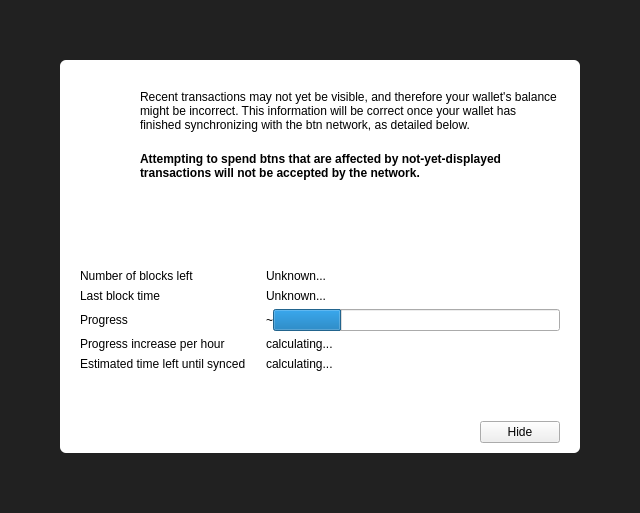
<?xml version="1.0" encoding="UTF-8"?>
<ui version="4.0">
 <class>ModalOverlay</class>
 <widget class="ModalOverlay" name="ModalOverlay">
  <property name="geometry">
   <rect>
    <x>0</x>
    <y>0</y>
    <width>640</width>
    <height>513</height>
   </rect>
  </property>
  <property name="windowTitle">
   <string>Form</string>
  </property>
  <layout class="QVBoxLayout" name="verticalLayout" stretch="0">
   <property name="sizeConstraint">
    <enum>QLayout::SetDefaultConstraint</enum>
   </property>
   <property name="leftMargin">
    <number>0</number>
   </property>
   <property name="topMargin">
    <number>0</number>
   </property>
   <property name="rightMargin">
    <number>0</number>
   </property>
   <property name="bottomMargin">
    <number>0</number>
   </property>
   <item>
    <widget class="QWidget" name="bgWidget" native="true">
     <property name="styleSheet">
      <string notr="true">#bgWidget { background: rgba(0,0,0,220); }</string>
     </property>
     <layout class="QVBoxLayout" name="verticalLayoutMain" stretch="0">
      <property name="leftMargin">
       <number>60</number>
      </property>
      <property name="topMargin">
       <number>60</number>
      </property>
      <property name="rightMargin">
       <number>60</number>
      </property>
      <property name="bottomMargin">
       <number>60</number>
      </property>
      <item>
       <widget class="QWidget" name="contentWidget" native="true">
        <property name="styleSheet">
         <string notr="true">#contentWidget { background: white; border-radius: 6px; }</string>
        </property>
        <layout class="QVBoxLayout" name="verticalLayout_3" stretch="1,0,0">
         <property name="spacing">
          <number>0</number>
         </property>
         <property name="leftMargin">
          <number>20</number>
         </property>
         <property name="topMargin">
          <number>10</number>
         </property>
         <property name="rightMargin">
          <number>20</number>
         </property>
         <property name="bottomMargin">
          <number>10</number>
         </property>
         <item>
          <widget class="QStackedWidget" name="stackedWidget">
           <property name="currentIndex">
            <number>0</number>
           </property>
           <widget class="QWidget" name="page">
            <layout class="QVBoxLayout" name="verticalLayout_2">
             <property name="spacing">
              <number>0</number>
             </property>
             <property name="leftMargin">
              <number>0</number>
             </property>
             <property name="topMargin">
              <number>0</number>
             </property>
             <property name="rightMargin">
              <number>0</number>
             </property>
             <property name="bottomMargin">
              <number>0</number>
             </property>
             <item>
              <layout class="QHBoxLayout" name="horizontalLayoutIconText" stretch="0,1">
               <property name="spacing">
                <number>20</number>
               </property>
               <property name="topMargin">
                <number>20</number>
               </property>
               <item>
                <layout class="QVBoxLayout" name="verticalLayoutIcon">
                 <item>
                  <widget class="QPushButton" name="warningIcon">
                   <property name="enabled">
                    <bool>false</bool>
                   </property>
                   <property name="text">
                    <string/>
                   </property>
                   <property name="icon">
                    <iconset>
                     <normaloff>:/icons/warning</normaloff>
                     <disabledoff>:/icons/warning</disabledoff>:/icons/warning</iconset>
                   </property>
                   <property name="iconSize">
                    <size>
                     <width>48</width>
                     <height>48</height>
                    </size>
                   </property>
                   <property name="flat">
                    <bool>true</bool>
                   </property>
                  </widget>
                 </item>
                 <item>
                  <spacer name="verticalSpacerWarningIcon">
                   <property name="orientation">
                    <enum>Qt::Vertical</enum>
                   </property>
                   <property name="sizeHint" stdset="0">
                    <size>
                     <width>20</width>
                     <height>40</height>
                    </size>
                   </property>
                  </spacer>
                 </item>
                </layout>
               </item>
               <item>
                <layout class="QVBoxLayout" name="verticalLayoutInfoText">
                 <property name="leftMargin">
                  <number>0</number>
                 </property>
                 <property name="topMargin">
                  <number>0</number>
                 </property>
                 <item>
                  <widget class="QLabel" name="infoText">
                   <property name="text">
                    <string>Recent transactions may not yet be visible, and therefore your wallet's balance might be incorrect. This information will be correct once your wallet has finished synchronizing with the btn network, as detailed below.</string>
                   </property>
                   <property name="textFormat">
                    <enum>Qt::RichText</enum>
                   </property>
                   <property name="wordWrap">
                    <bool>true</bool>
                   </property>
                  </widget>
                 </item>
                 <item>
                  <widget class="QLabel" name="infoTextStrong">
                   <property name="font">
                    <font>
                     <weight>75</weight>
                     <bold>true</bold>
                    </font>
                   </property>
                   <property name="text">
                    <string>Attempting to spend btns that are affected by not-yet-displayed transactions will not be accepted by the network.</string>
                   </property>
                   <property name="textFormat">
                    <enum>Qt::RichText</enum>
                   </property>
                   <property name="wordWrap">
                    <bool>true</bool>
                   </property>
                  </widget>
                 </item>
                 <item>
                  <spacer name="verticalSpacerInTextSpace">
                   <property name="orientation">
                    <enum>Qt::Vertical</enum>
                   </property>
                   <property name="sizeHint" stdset="0">
                    <size>
                     <width>20</width>
                     <height>40</height>
                    </size>
                   </property>
                  </spacer>
                 </item>
                </layout>
               </item>
              </layout>
             </item>
             <item>
              <layout class="QFormLayout" name="formLayout">
               <property name="fieldGrowthPolicy">
                <enum>QFormLayout::ExpandingFieldsGrow</enum>
               </property>
               <property name="horizontalSpacing">
                <number>20</number>
               </property>
               <property name="verticalSpacing">
                <number>6</number>
               </property>
               <property name="topMargin">
                <number>10</number>
               </property>
               <item row="0" column="0">
                <widget class="QLabel" name="labelNumberOfBlocksLeft">
                 <property name="font">
                  <font>
                   <weight>50</weight>
                   <bold>false</bold>
                  </font>
                 </property>
                 <property name="text">
                  <string>Number of blocks left</string>
                 </property>
                </widget>
               </item>
               <item row="0" column="1">
                <widget class="QLabel" name="numberOfBlocksLeft">
                 <property name="sizePolicy">
                  <sizepolicy hsizetype="Expanding" vsizetype="Preferred">
                   <horstretch>0</horstretch>
                   <verstretch>0</verstretch>
                  </sizepolicy>
                 </property>
                 <property name="text">
                  <string>Unknown...</string>
                 </property>
                </widget>
               </item>
               <item row="1" column="0">
                <widget class="QLabel" name="labelLastBlockTime">
                 <property name="font">
                  <font>
                   <weight>50</weight>
                   <bold>false</bold>
                  </font>
                 </property>
                 <property name="text">
                  <string>Last block time</string>
                 </property>
                </widget>
               </item>
               <item row="1" column="1">
                <widget class="QLabel" name="newestBlockDate">
                 <property name="sizePolicy">
                  <sizepolicy hsizetype="Expanding" vsizetype="Preferred">
                   <horstretch>0</horstretch>
                   <verstretch>0</verstretch>
                  </sizepolicy>
                 </property>
                 <property name="text">
                  <string>Unknown...</string>
                 </property>
                </widget>
               </item>
               <item row="2" column="0">
                <widget class="QLabel" name="labelSyncDone">
                 <property name="font">
                  <font>
                   <weight>50</weight>
                   <bold>false</bold>
                  </font>
                 </property>
                 <property name="text">
                  <string>Progress</string>
                 </property>
                </widget>
               </item>
               <item row="2" column="1">
                <layout class="QHBoxLayout" name="horizontalLayoutSync" stretch="0,1">
                 <item>
                  <widget class="QLabel" name="percentageProgress">
                   <property name="text">
                    <string notr="true">~</string>
                   </property>
                  </widget>
                 </item>
                 <item>
                  <widget class="QProgressBar" name="progressBar">
                   <property name="value">
                    <number>24</number>
                   </property>
                   <property name="format">
                    <string/>
                   </property>
                  </widget>
                 </item>
                </layout>
               </item>
               <item row="4" column="0">
                <widget class="QLabel" name="labelProgressIncrease">
                 <property name="font">
                  <font>
                   <weight>50</weight>
                   <bold>false</bold>
                  </font>
                 </property>
                 <property name="text">
                  <string>Progress increase per hour</string>
                 </property>
                </widget>
               </item>
               <item row="4" column="1">
                <widget class="QLabel" name="progressIncreasePerH">
                 <property name="sizePolicy">
                  <sizepolicy hsizetype="Expanding" vsizetype="Preferred">
                   <horstretch>0</horstretch>
                   <verstretch>0</verstretch>
                  </sizepolicy>
                 </property>
                 <property name="text">
                  <string>calculating...</string>
                 </property>
                </widget>
               </item>
               <item row="5" column="0">
                <widget class="QLabel" name="labelEstimatedTimeLeft">
                 <property name="font">
                  <font>
                   <weight>50</weight>
                   <bold>false</bold>
                  </font>
                 </property>
                 <property name="text">
                  <string>Estimated time left until synced</string>
                 </property>
                </widget>
               </item>
               <item row="5" column="1">
                <widget class="QLabel" name="expectedTimeLeft">
                 <property name="sizePolicy">
                  <sizepolicy hsizetype="Expanding" vsizetype="Preferred">
                   <horstretch>0</horstretch>
                   <verstretch>0</verstretch>
                  </sizepolicy>
                 </property>
                 <property name="text">
                  <string>calculating...</string>
                 </property>
                </widget>
               </item>
              </layout>
             </item>
            </layout>
           </widget>
           <widget class="QWidget" name="page_2">
            <layout class="QVBoxLayout" name="verticalLayout_4">
             <property name="spacing">
              <number>15</number>
             </property>
             <property name="topMargin">
              <number>40</number>
             </property>
             <property name="bottomMargin">
              <number>40</number>
             </property>
             <item>
              <layout class="QHBoxLayout" name="horizontalLayout_2">
               <item>
                <spacer name="horizontalSpacer_4">
                 <property name="orientation">
                  <enum>Qt::Horizontal</enum>
                 </property>
                 <property name="sizeHint" stdset="0">
                  <size>
                   <width>40</width>
                   <height>20</height>
                  </size>
                 </property>
                </spacer>
               </item>
               <item>
                <widget class="QPushButton" name="warningIconBackup">
                 <property name="enabled">
                  <bool>false</bool>
                 </property>
                 <property name="text">
                  <string/>
                 </property>
                 <property name="icon">
                  <iconset>
                   <normaloff>:/styles/app-icons/message_warning</normaloff>
                   <disabledoff>:/styles/app-icons/message_warning</disabledoff>:/styles/app-icons/message_warning</iconset>
                 </property>
                 <property name="iconSize">
                  <size>
                   <width>120</width>
                   <height>120</height>
                  </size>
                 </property>
                 <property name="flat">
                  <bool>true</bool>
                 </property>
                </widget>
               </item>
               <item>
                <spacer name="horizontalSpacer_5">
                 <property name="orientation">
                  <enum>Qt::Horizontal</enum>
                 </property>
                 <property name="sizeHint" stdset="0">
                  <size>
                   <width>40</width>
                   <height>20</height>
                  </size>
                 </property>
                </spacer>
               </item>
              </layout>
             </item>
             <item>
              <widget class="QLabel" name="labelNote">
               <property name="text">
                <string>IMPORATANT NOTE!</string>
               </property>
               <property name="alignment">
                <set>Qt::AlignCenter</set>
               </property>
              </widget>
             </item>
             <item>
              <widget class="QLabel" name="labelMessage">
               <property name="text">
                <string>Making a backup of your wallet helps ensure you can always maintain access to your funds. Please backup your wallet in order to avoid losing funds.</string>
               </property>
               <property name="alignment">
                <set>Qt::AlignCenter</set>
               </property>
               <property name="wordWrap">
                <bool>true</bool>
               </property>
              </widget>
             </item>
             <item>
              <spacer name="verticalSpacer">
               <property name="orientation">
                <enum>Qt::Vertical</enum>
               </property>
               <property name="sizeType">
                <enum>QSizePolicy::Expanding</enum>
               </property>
               <property name="sizeHint" stdset="0">
                <size>
                 <width>20</width>
                 <height>40</height>
                </size>
               </property>
              </spacer>
             </item>
             <item>
              <layout class="QHBoxLayout" name="horizontalLayout">
               <item>
                <spacer name="horizontalSpacer_2">
                 <property name="orientation">
                  <enum>Qt::Horizontal</enum>
                 </property>
                 <property name="sizeHint" stdset="0">
                  <size>
                   <width>40</width>
                   <height>20</height>
                  </size>
                 </property>
                </spacer>
               </item>
               <item>
                <widget class="QPushButton" name="walletBackupButton">
                 <property name="text">
                  <string>Wallet backup</string>
                 </property>
                </widget>
               </item>
               <item>
                <spacer name="horizontalSpacer_3">
                 <property name="orientation">
                  <enum>Qt::Horizontal</enum>
                 </property>
                 <property name="sizeHint" stdset="0">
                  <size>
                   <width>40</width>
                   <height>20</height>
                  </size>
                 </property>
                </spacer>
               </item>
              </layout>
             </item>
            </layout>
           </widget>
          </widget>
         </item>
         <item>
          <spacer name="verticalSpacerAfterText">
           <property name="orientation">
            <enum>Qt::Vertical</enum>
           </property>
           <property name="sizeHint" stdset="0">
            <size>
             <width>20</width>
             <height>40</height>
            </size>
           </property>
          </spacer>
         </item>
         <item>
          <layout class="QHBoxLayout" name="horizontalLayoutButtons">
           <property name="leftMargin">
            <number>10</number>
           </property>
           <property name="topMargin">
            <number>10</number>
           </property>
           <item>
            <spacer name="horizontalSpacer">
             <property name="orientation">
              <enum>Qt::Horizontal</enum>
             </property>
             <property name="sizeHint" stdset="0">
              <size>
               <width>40</width>
               <height>20</height>
              </size>
             </property>
            </spacer>
           </item>
           <item>
            <widget class="QPushButton" name="closeButton">
             <property name="text">
              <string>Hide</string>
             </property>
            </widget>
           </item>
          </layout>
         </item>
        </layout>
       </widget>
      </item>
     </layout>
    </widget>
   </item>
  </layout>
 </widget>
 <customwidgets>
  <customwidget>
   <class>ModalOverlay</class>
   <extends>QWidget</extends>
   <header>modaloverlay.h</header>
   <container>1</container>
  </customwidget>
 </customwidgets>
 <resources/>
 <connections/>
</ui>
